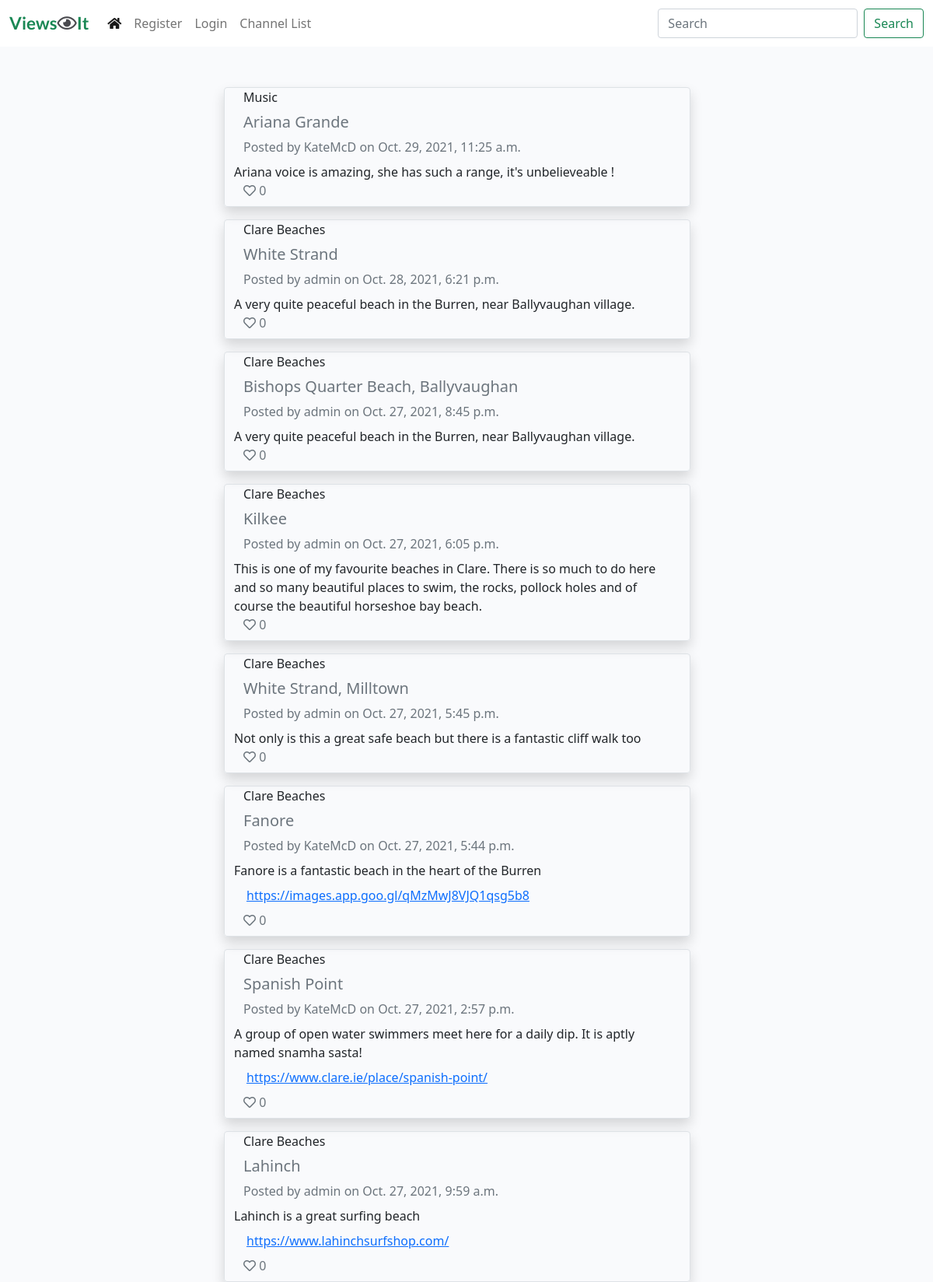
The page /channel_view_all/ on the database its author committed.
### viewsit_app/models.py (models this page shows, shortened)
class ChannelPosts(models.Model):
    title = models.CharField(max_length=200)
    slug_url = models.SlugField(max_length=250, unique=True)
    channel = models.ForeignKey(Channel, on_delete=models.CASCADE,
                                related_name='channelposts')
    channel_post = models.CharField(max_length=200, blank=True)
    post_image = CloudinaryField('image', blank=True)
    post_url = models.URLField(max_length=250, blank=True)
    author = models.ForeignKey(User, on_delete=models.CASCADE,
                               related_name="authorposts")
    created_on = models.DateTimeField(auto_now_add=True)
    updated_on = models.DateTimeField(auto_now=True)
    status = models.IntegerField(choices=STATUS, default=0)
    likes = models.ManyToManyField(User, related_name='post_likes', blank=True)
    class Meta:
        ordering = ['-updated_on']
    def number_of_likes(self):
        return self.likes.count()

class Channel(models.Model):
    topic = models.CharField(max_length=50)
    topic_url = models.SlugField(max_length=50, unique=True)
    description = models.CharField(max_length=200)
    author = models.ForeignKey(User, on_delete=models.CASCADE,
                               related_name="channels")
    created_on = models.DateTimeField(auto_now_add=True)
    updated_on = models.DateTimeField(auto_now=True)
    status = models.IntegerField(choices=STATUS, default=0)
    class Meta:
        ordering = ['-created_on']
    def __str__(self):
        return self.topic

### viewsit_app/views.py (the view)
# urls.py: path('channel_view_all/', views.ChannelViewAll.as_view(), name='channel_view_all'),
class ChannelViewAll(View):
    def get(self, request, *args, **kwargs):
        queryset = ChannelPosts.objects.filter(status=1).filter(channel__status__exact=1).order_by("-updated_on")
        return render(
            request,
            "channel_view.html",
            {
                "post_list": queryset,
            },
        )

### templates/channel_view.html (shortened to what this page needs)
{% extends "base.html" %}
{% block content %}
<div class="container-fluid">
    <div class="row">
        <div class="col-12 col-sm-6 mt-3 offset-sm-3">
            <div class="row" >
                {% for post in post_list %}
                    <div class="row border rounded shadow mt-3">
                        {% if not channel_topic_url %}
                            <div class="col"><p class="card-text">{{ post.channel }}</p></div>
                        {% endif %}
                        <div class="row mt-2"><h5 class="card-title text-muted">{{ post.title }}</h5></div>
                        <div class="col card-text text-secondary">Posted by {{ post.author }} on {{ post.updated_on }}</div>
                        {% if post.channel_post %}
                            <div class="row card-text mt-2">{{ post.channel_post }}</div>
                        {% endif %}
                        {% if post.post_url %}
                            <div class="row card-text nav-link"><a href="{{ post.post_url }}" target="_blank">{{ post.post_url }}</a></div>
                        {% endif %}
                        <p class="card-text text-muted mb-2"><i class="far fa-heart"></i> {{ post.number_of_likes }} </p>
                    </div>
                {% empty %}
                    <div><h4>There are no posts to view.</h4></div>
                {% endfor %}
            </div>
        </div>
    </div>
</div>
{%endblock%}

### static/css/style.css (style rules this page uses)
body { padding-top: 80px; }
.main-bg { background-color: #F9FAFC; }

### rows shown on the page
ChannelPosts: channel "Music", title "Ariana Grande", author "KateMcD", updated_on "Oct. 29, 2021, 11:25 a.m.", channel_post "Ariana voice is amazing, she has such a range, it's unbelieveable !", number_of_likes "0"
ChannelPosts: channel "Clare Beaches", title "White Strand", author "admin", updated_on "Oct. 28, 2021, 6:21 p.m.", channel_post "A very quite peaceful beach in the Burren, near Ballyvaughan village.", number_of_likes "0"
ChannelPosts: channel "Clare Beaches", title "Bishops Quarter Beach, Ballyvaughan", author "admin", updated_on "Oct. 27, 2021, 8:45 p.m.", channel_post "A very quite peaceful beach in the Burren, near Ballyvaughan village.", number_of_likes "0"
ChannelPosts: channel "Clare Beaches", title "Kilkee", author "admin", updated_on "Oct. 27, 2021, 6:05 p.m.", channel_post "This is one of my favourite beaches in Clare. There is so much to do here and so many beautiful places to swim, the rocks, pollock holes and of course the beautiful horseshoe bay beach.", number_of_likes "0"
ChannelPosts: channel "Clare Beaches", title "White Strand, Milltown", author "admin", updated_on "Oct. 27, 2021, 5:45 p.m.", channel_post "Not only is this a great safe beach but there is a fantastic cliff walk too", number_of_likes "0"
ChannelPosts: channel "Clare Beaches", title "Fanore", author "KateMcD", updated_on "Oct. 27, 2021, 5:44 p.m.", channel_post "Fanore is a fantastic beach in the heart of the Burren", post_url "https://images.app.goo.gl/qMzMwJ8VJQ1qsg5b8", number_of_likes "0"
ChannelPosts: channel "Clare Beaches", title "Spanish Point", author "KateMcD", updated_on "Oct. 27, 2021, 2:57 p.m.", channel_post "A group of open water swimmers meet here for a daily dip. It is aptly named snamha sasta!", post_url "https://www.clare.ie/place/spanish-point/", number_of_likes "0"
ChannelPosts: channel "Clare Beaches", title "Lahinch", author "admin", updated_on "Oct. 27, 2021, 9:59 a.m.", channel_post "Lahinch is a great surfing beach", post_url "https://www.lahinchsurfshop.com/", number_of_likes "0"
